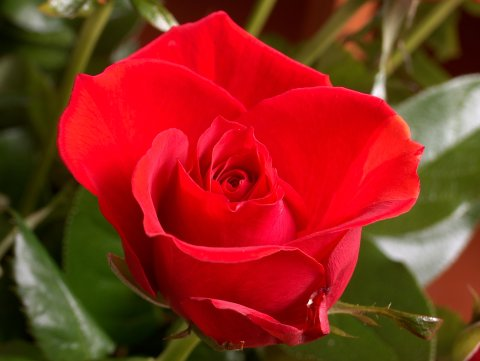
#> input picture opencv-python/img/sample1.jpg, 480 x 361 px
$ python rotation.py
#> lines starting #> are read from the running program, lines starting #| are printed output that depends on the picture
'''Write a program to read an image and rotate that image in clockwise
 and anti-clockwise direction, and display it. '''


import cv2

img=cv2.imread("img/sample1.jpg",1)
#> img is the input picture: shape (361, 480, 3); mean B, G, R 28.2, 43.9, 139.9
cv2.imshow("orig",img)
cv2.waitKey(0)

h= img.shape[0]
#> h = 361
w=img.shape[1]
#> w = 480

c=(h/2,w/2)
#> c = (180.5, 240)

x=cv2.getRotationMatrix2D(center=c,angle=(-45),scale=0.75)
#> x = [[0.53, -0.53, 212.1], [0.53, 0.53, 17]]
cw= cv2.warpAffine(img,M=x,dsize=(h,w))
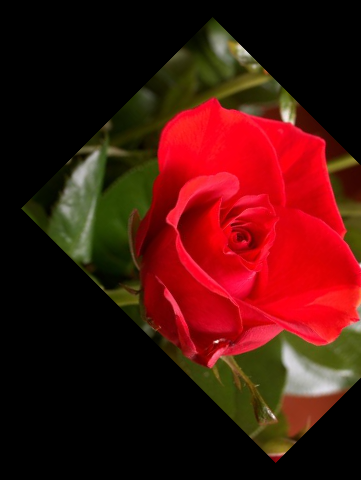
#> cw: shape (480, 361, 3); mean B, G, R 12.6, 18.9, 71.9

cv2.imshow("clockwise",cw)
cv2.waitKey(0)

y=cv2.getRotationMatrix2D(center=c,angle=(45),scale=0.75)
acw=cv2.warpAffine(img,M=y,dsize=(h,w))
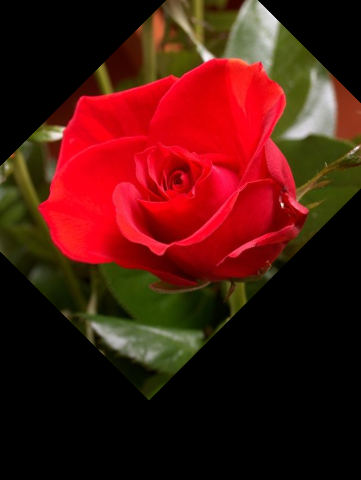
#> acw: shape (480, 361, 3); mean B, G, R 15, 22.5, 76

cv2.imshow("anti-clockwise",acw)
cv2.waitKey(0)

cv2.destroyAllWindows()

$ run again, with opencv-python/img/horse.jpg copied over opencv-python/img/sample1.jpg
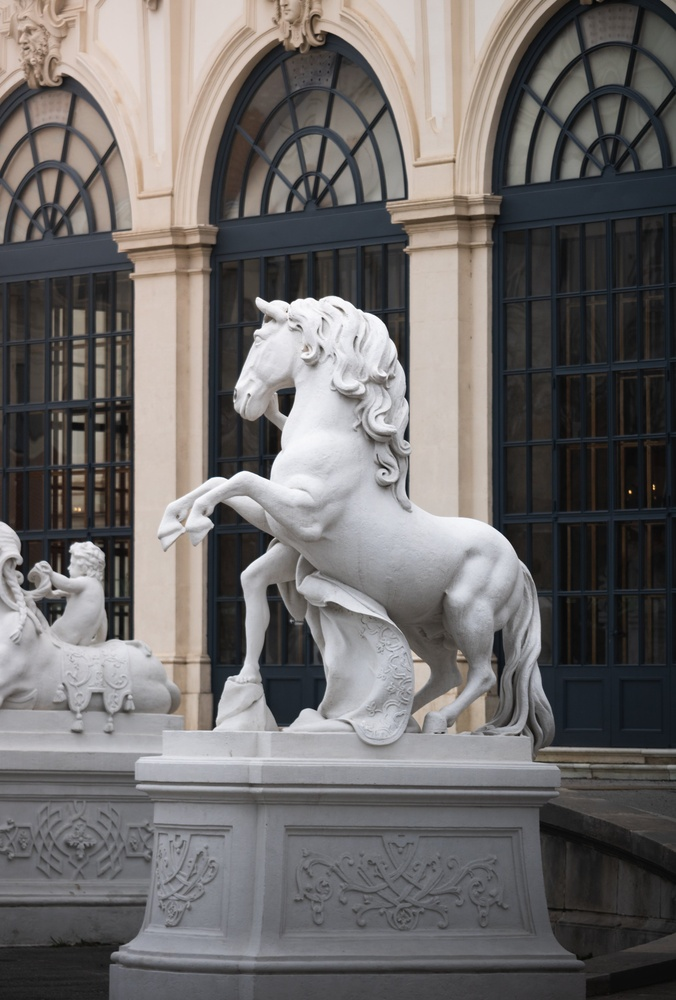
#> input picture opencv-python/img/horse.jpg, 676 x 1000 px, shrunk from 3867 x 5718 before the run
#> img is the input picture: shape (1000, 676, 3); mean B, G, R 106.7, 107.5, 110.7
#> `cw= cv2.warpAffine(img,M=x,dsize=(h,w))`:
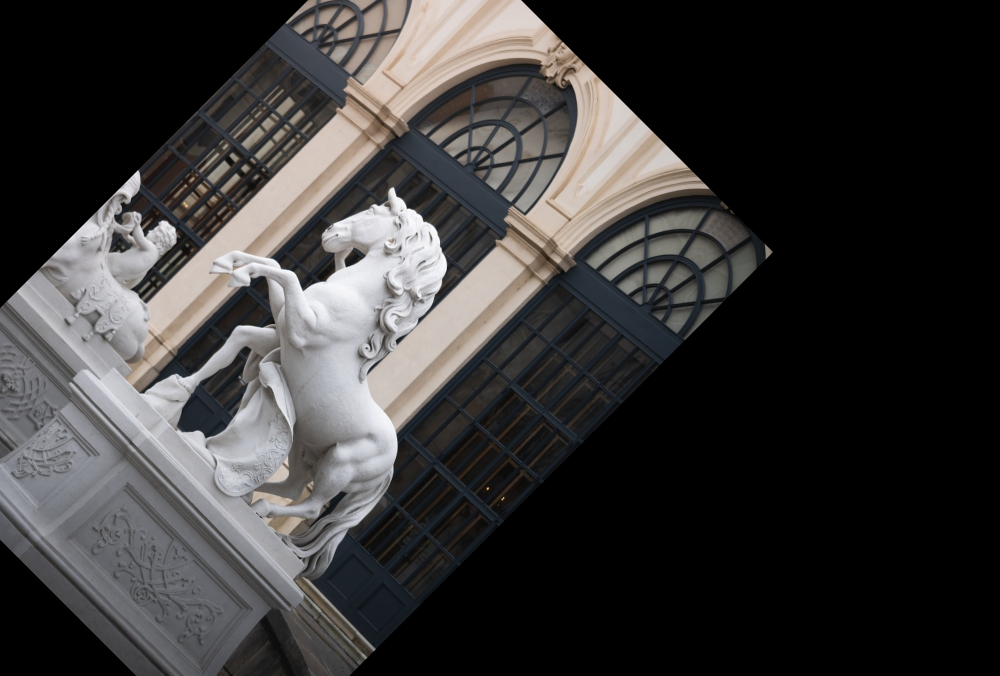
#> cw: shape (676, 1000, 3); mean B, G, R 55.3, 55.6, 57.2
#> `acw=cv2.warpAffine(img,M=y,dsize=(h,w))`:
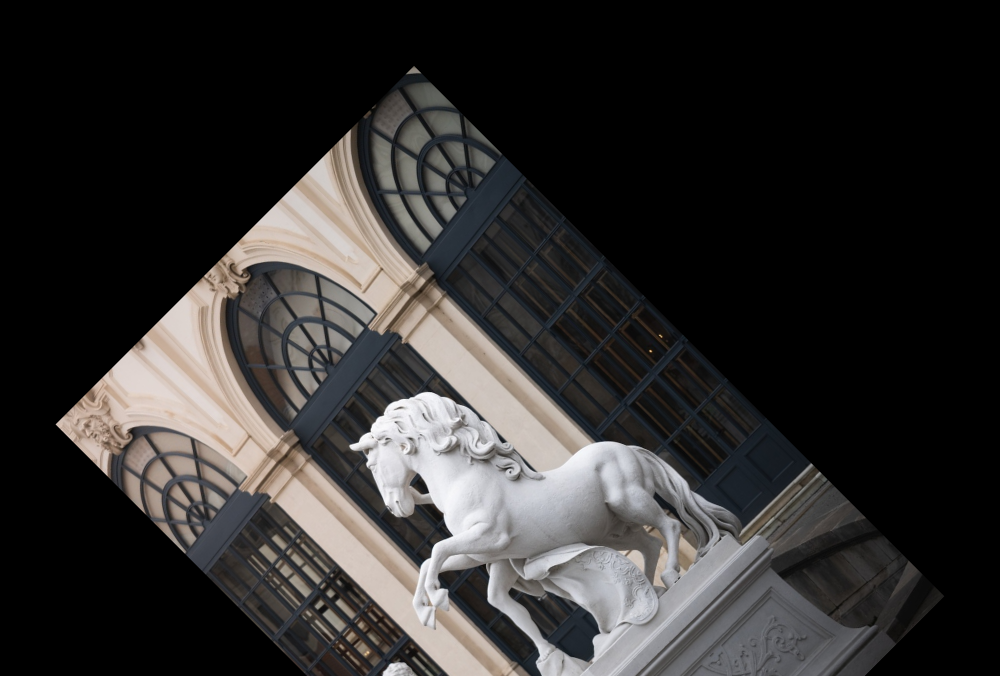
#> acw: shape (676, 1000, 3); mean B, G, R 46.2, 47, 48.8

$ run again, with opencv-python/img/paper.jpg copied over opencv-python/img/sample1.jpg
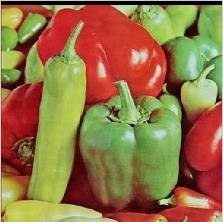
#> input picture opencv-python/img/paper.jpg, 223 x 222 px
#> img is the input picture: shape (222, 223, 3); mean B, G, R 67.6, 114.4, 147.2
#> `cw= cv2.warpAffine(img,M=x,dsize=(h,w))`:
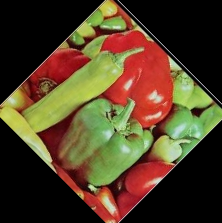
#> cw: shape (223, 222, 3); mean B, G, R 37.7, 63.8, 82.3
#> `acw=cv2.warpAffine(img,M=y,dsize=(h,w))`:
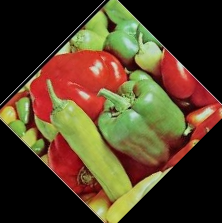
#> acw: shape (223, 222, 3); mean B, G, R 37.7, 63.8, 82.3
